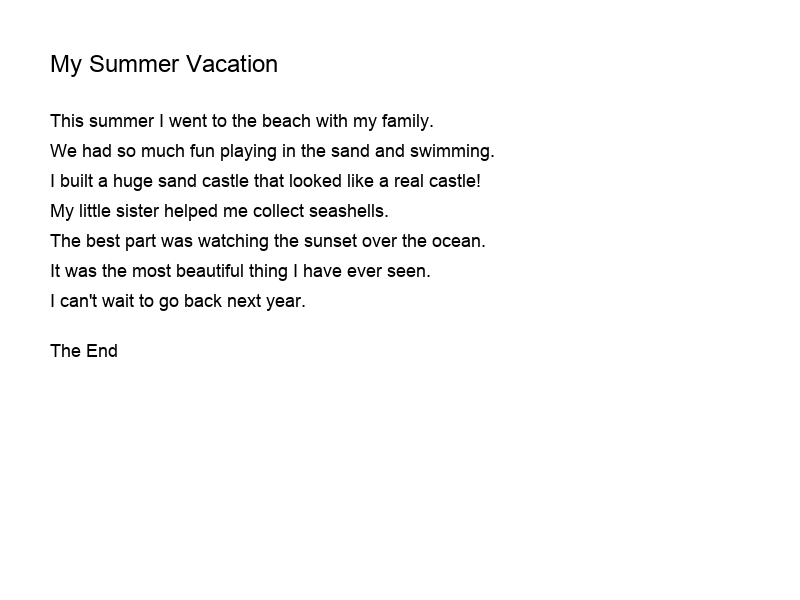
#> input picture sample_composition.png, 800 x 600 px, found by its file name
$ python test_ocr_coordinates.py
#> lines starting #> are read from the running program, lines starting #| are printed output that depends on the picture; after the words box and inside, x2 and y2 are one past the last pixel; in counts of white or black regions, pixels touching at a corner belong together
#!/usr/bin/env python3
"""
OCR Coordinate Extraction Test Script
For Student Composition Corrector Project

This script demonstrates:
1. OCR text extraction with coordinates
2. Language detection
3. Bounding box visualization
4. Data structure for annotation placement
"""

import cv2
import numpy as np
import pytesseract
from PIL import Image, ImageDraw, ImageFont
import json
import os
from typing import List, Dict, Tuple

class OCRCoordinateExtractor:
    def __init__(self):
        """Initialize OCR extractor with optimal settings"""
        self.tesseract_config = {
            'word_level': r'--oem 3 --psm 6',
            'line_level': r'--oem 3 --psm 6',
            'auto_detect': r'--oem 3 --psm 3'
        }

    def preprocess_image(self, image_path: str) -> np.ndarray:
        """Preprocess image for better OCR accuracy"""
#> called with image_path = 'sample_composition.png'
        # Read image
        img = cv2.imread(image_path)
#> img is the input picture: shape (600, 800, 3); min 0, max 255, mean 248.3
        if img is None:
            raise ValueError(f"Could not load image: {image_path}")

        # Convert to RGB for PIL compatibility
        img_rgb = cv2.cvtColor(img, cv2.COLOR_BGR2RGB)

        # Convert to grayscale for processing
        gray = cv2.cvtColor(img, cv2.COLOR_BGR2GRAY)

        # Apply denoising
        denoised = cv2.fastNlMeansDenoising(gray)

        # Apply adaptive thresholding
        thresh = cv2.adaptiveThreshold(
            denoised, 255, cv2.ADAPTIVE_THRESH_GAUSSIAN_C, cv2.THRESH_BINARY, 11, 2
        )
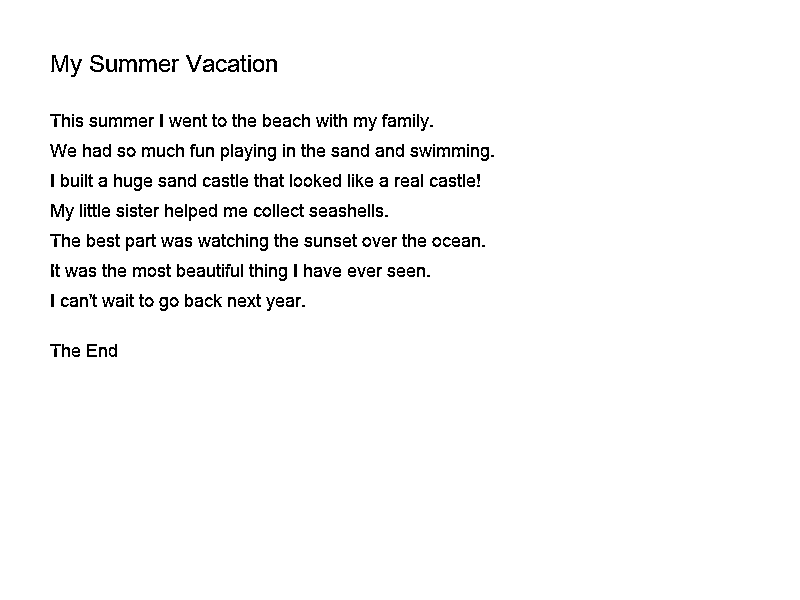
#> thresh: shape (600, 800); 97.1% white; black in thin lines or dots, all inside (x1, y1, x2, y2) = (50, 55, 494, 357)

        # [12 lines of commented-out code are left out]

        return img_rgb, thresh

    def detect_language(self, image: np.ndarray) -> str:
        """Detect the primary language in the image"""
        try:
            # Use OSD (Orientation and Script Detection)
            osd_data = pytesseract.image_to_osd(image, config='--psm 0')

            # Parse script information
            script_line = [line for line in osd_data.split('\n') if 'Script:' in line]
            if script_line:
                script = script_line[0].split(':')[1].strip()
                print(f"Detected script: {script}")

            # For now, default to English, but this can be enhanced
            return 'eng'
        except Exception as e:
            print(f"Language detection failed: {e}")
            return 'eng'  # Default to English

    def extract_text_with_coordinates(self, image: np.ndarray, lang: str = 'eng') -> Dict:
        """Extract text with detailed coordinate information"""

        # Get detailed data using image_to_data
        config = f'{self.tesseract_config["word_level"]} -l {lang}'
        data = pytesseract.image_to_data(image, config=config, output_type=pytesseract.Output.DICT)

        # Process the data
        results = {
            'words': [],
            'lines': [],
            'paragraphs': [],
            'full_text': '',
            'confidence_stats': {}
        }

        # Extract word-level data
        n_boxes = len(data['level'])
        for i in range(n_boxes):
            level = data['level'][i]
            conf = int(data['conf'][i])
            text = data['text'][i].strip()

            if conf > 0 and text:  # Only include confident detections with text
                x, y, w, h = data['left'][i], data['top'][i], data['width'][i], data['height'][i]

                word_data = {
                    'text': text,
                    'confidence': conf,
                    'bbox': {
                        'x': x, 'y': y, 'width': w, 'height': h,
                        'x2': x + w, 'y2': y + h,
                        'center_x': x + w // 2, 'center_y': y + h // 2
                    },
                    'level': level,
                    'block_num': data['block_num'][i],
                    'par_num': data['par_num'][i],
                    'line_num': data['line_num'][i],
                    'word_num': data['word_num'][i]
                }

                if level == 5:  # Word level
                    results['words'].append(word_data)
                elif level == 4:  # Line level
                    results['lines'].append(word_data)
                elif level == 3:  # Paragraph level
                    results['paragraphs'].append(word_data)

        # Calculate confidence statistics
        confidences = [word['confidence'] for word in results['words']]
        if confidences:
            results['confidence_stats'] = {
                'mean': np.mean(confidences),
                'min': min(confidences),
                'max': max(confidences),
                'std': np.std(confidences)
            }

        # Get full text
        results['full_text'] = pytesseract.image_to_string(image, lang=lang, config=config).strip()

        return results

    # [92 lines left out: functions visualize_detections, save_results_json, create_sample_image, not called in this run]

def main():
    """Main test function"""
    print("🔍 OCR Coordinate Extraction Test")
    print("=" * 50)

    # Initialize OCR extractor
    extractor = OCRCoordinateExtractor()

    # Create sample image if no test image exists
    test_image_path = 'sample_composition.png'
    if not os.path.exists(test_image_path):
        print("📝 Creating sample composition image...")
        test_image_path = create_sample_image()
        print(f"✅ Sample image created: {test_image_path}")

    try:
        # Step 1: Preprocess image
        print("\n📸 Preprocessing image...")
        original_img, processed_img = extractor.preprocess_image(test_image_path)
        print("✅ Image preprocessing complete")

        # Step 2: Detect language
        print("\n🌍 Detecting language...")
        detected_lang = extractor.detect_language(processed_img)
#> detected_lang = 'eng'
        print(f"✅ Detected language: {detected_lang}")
#| ✅ Detected language: eng

        # Step 3: Extract text with coordinates
        print("\n📊 Extracting text with coordinates...")
        ocr_results = extractor.extract_text_with_coordinates(original_img, detected_lang)

        # Display results summary
        print(f"✅ OCR extraction complete!")
        print(f"   📝 Words found: {len(ocr_results['words'])}")
        print(f"   📄 Lines found: {len(ocr_results['lines'])}")
        print(f"   📋 Paragraphs found: {len(ocr_results['paragraphs'])}")

        if ocr_results['confidence_stats']:
            stats = ocr_results['confidence_stats']
            print(f"   📈 Confidence: {stats['mean']:.1f}% (avg), {stats['min']:.0f}%-{stats['max']:.0f}% (range)")

        # Step 4: Show sample words with coordinates
        print("\n📍 Sample words with coordinates:")
        for i, word in enumerate(ocr_results['words'][:5]):  # Show first 5 words
            bbox = word['bbox']
            print(f"   {i+1}. '{word['text']}' at ({bbox['x']}, {bbox['y']}) "
                  f"size: {bbox['width']}×{bbox['height']} confidence: {word['confidence']}%")

        if len(ocr_results['words']) > 5:
            print(f"   ... and {len(ocr_results['words']) - 5} more words")

        # Step 5: Create visualization
        print("\n🎨 Creating visualization...")
        extractor.visualize_detections(original_img, ocr_results, 'ocr_visualization.png')

        # Step 6: Save JSON results
        print("\n💾 Saving results...")
        extractor.save_results_json(ocr_results, 'ocr_results.json')

        # Step 7: Display full extracted text
        print("\n📄 Full extracted text:")
        print("-" * 30)
        print(ocr_results['full_text'])
        print("-" * 30)

        print("\n🎉 Test completed successfully!")
        print("\nFiles created:")
        print("  📁 sample_composition.png - Sample test image")
        print("  📁 ocr_visualization.png - Bounding box visualization")
        print("  📁 ocr_results.json - Detailed OCR results")

        print("\n💡 Next steps for your project:")
        print("  1. Use the coordinate data to place annotations")
        print("  2. Feed the text to an LLM for correction suggestions")
        print("  3. Generate visual feedback overlays")

    except Exception as e:
        print(f"❌ Error: {e}")
        import traceback
        traceback.print_exc()

if __name__ == "__main__":
    main()
